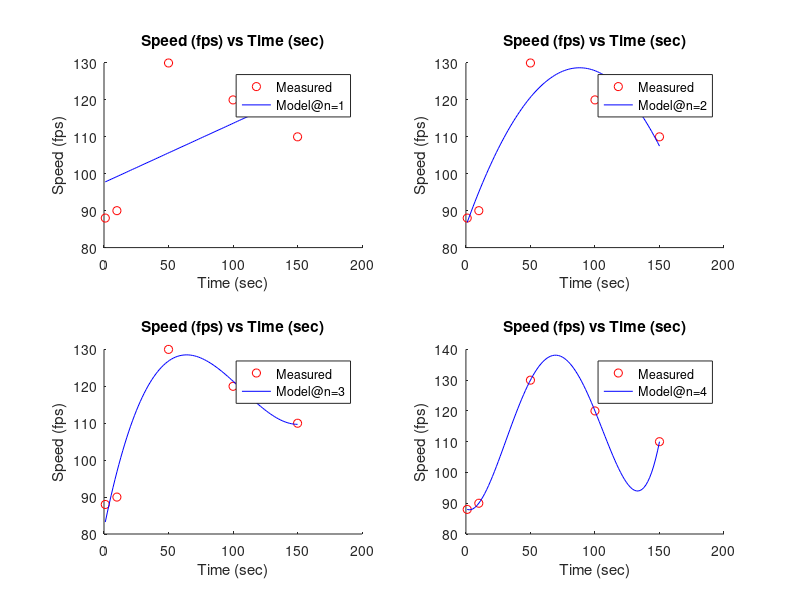
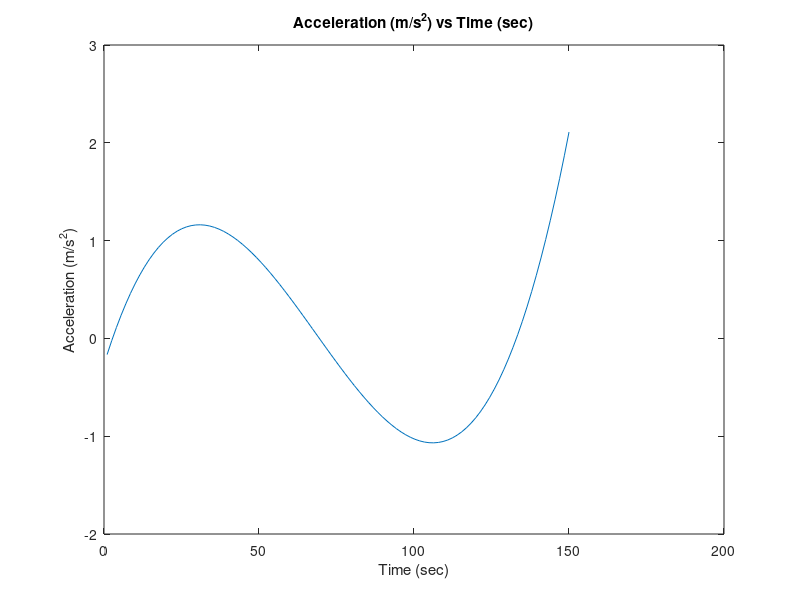

The MATLAB script that drew these images, in order:
t = [1 10 50 100 150]
fps = [88 90 130 120 110]

% Part a: linear and cubic spline interpolation
linEst = interp1(t,fps,120,'linear');
cubEst = spline(t,fps,120);

fprintf("Estimate of speed (fps) at time t=120s: linear=%.3f, cubic=%.3f\n",linEst,cubEst);

% Part b: fit data with polynomial functions
tInts = linspace(min(t), max(t), 100);
a1 = polyfit(t, fps, 1);
v1 = polyval(a1, tInts);

a2 = polyfit(t, fps, 2);
v2 = polyval(a2, tInts);

a3 = polyfit(t, fps, 3);
v3 = polyval(a3, tInts);

a4 = polyfit(t, fps, 4);
v4 = polyval(a4, tInts);

fprintf("Predicted speeds at t=120s for each model:\nn=1: %.3f\nn=2: %.3f\nn=3: %.3f\nn=4: %.3f\n\n", polyval(a1, 120), polyval(a2, 120), polyval(a3, 120), polyval(a4, 120));

clf;
figure(1);
subplot(2,2,1);
hold on;
plot(t, fps, "ro");
plot(tInts, v1, "b-");
title("Speed (fps) vs Time (sec)");
xlabel("Time (sec)");
ylabel("Speed (fps)");
legend("Measured","Model@n=1");

subplot(2,2,2);
hold on;
plot(t, fps, "ro");
plot(tInts, v2, "b-");
title("Speed (fps) vs Time (sec)");
xlabel("Time (sec)");
ylabel("Speed (fps)");
legend("Measured","Model@n=2");

subplot(2,2,3);
hold on;
plot(t, fps, "ro");
plot(tInts, v3, "b-");
title("Speed (fps) vs Time (sec)");
xlabel("Time (sec)");
ylabel("Speed (fps)");
legend("Measured","Model@n=3");

subplot(2,2,4);
hold on;
plot(t, fps, "ro");
plot(tInts, v4, "b-");
title("Speed (fps) vs Time (sec)");
xlabel("Time (sec)");
ylabel("Speed (fps)");
legend("Measured","Model@n=4");

% Part C: Estimate total distance traveled during the 150 secs
trapEst = trapz(t, fps);
% n=4 is the best, so use that to take the integral
% Create anonymous function
fun = @(x) a4(1).*x.^4 + a4(2).*x.^3 + a4(3).*x.^2 + a4(4).*x + a4(5);
intEst = integral(fun, min(t), max(t));

fprintf("Estimates of displacement from t=0 to t=150:\nTrapezoidal=%.3f\nIntegral=%.3f\n", trapEst, intEst);

% Part D: Calculate acceleration as a function of time

derivCoeffs = polyder(a4);
a = polyval(derivCoeffs, tInts);
figure(2);
clf;
plot(tInts, a, "-");
title("Acceleration (m/s^2) vs Time (sec)");
xlabel("Time (sec)");
ylabel("Acceleration (m/s^2)");
